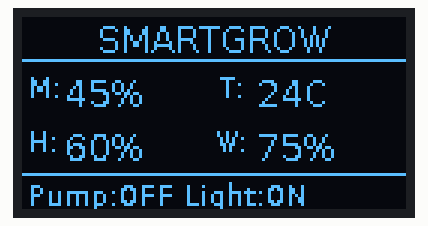
This program was run on a simulated Raspberry Pi (BCM pin numbers). On the bench: 128×64 one-colour display. What the program prints to the terminal is not drawn. At 12.3 s the program stops and its outputs stay as they are.

Above: at 0.2 s.
At 3.2 s:
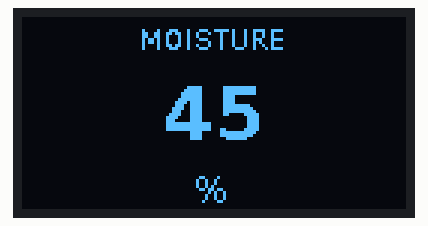
At 6.3 s:
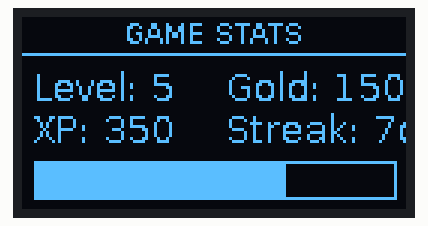
At 9.3 s:
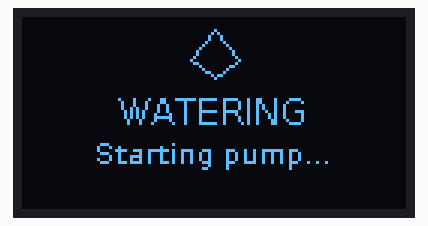

The program:

oled_display.py
```python
"""
SmartGrow - OLED Display Module (SSD1306)
I2C OLED displays for sensor data and status
Infomatrix Ukraine 2026
"""

import time
import board
import busio
from PIL import Image, ImageDraw, ImageFont
import adafruit_ssd1306
from typing import Dict, List, Optional, Tuple


class OLEDDisplay:
    """
    SSD1306 OLED Display controller.

    Supports 128x64 and 128x32 displays via I2C.
    Uses Pillow for rendering graphics and text.
    """

    def __init__(
        self,
        width: int = 128,
        height: int = 64,
        i2c_address: int = 0x3C,
        rotation: int = 0
    ):
        """
        Initialize the OLED display.

        Args:
            width: Display width in pixels
            height: Display height in pixels
            i2c_address: I2C address (0x3C or 0x3D)
            rotation: Rotation in degrees (0, 90, 180, 270)
        """
        self.width = width
        self.height = height
        self.rotation = rotation

        # Initialize I2C
        self.i2c = busio.I2C(board.SCL, board.SDA)

        # Initialize display
        self.display = adafruit_ssd1306.SSD1306_I2C(
            width, height, self.i2c, addr=i2c_address
        )

        # Clear display
        self.display.fill(0)
        self.display.show()

        # Create image buffer
        self.image = Image.new('1', (width, height))
        self.draw = ImageDraw.Draw(self.image)

        # Load fonts
        try:
            self.font_small = ImageFont.truetype('/usr/share/fonts/truetype/dejavu/DejaVuSans.ttf', 9)
            self.font_medium = ImageFont.truetype('/usr/share/fonts/truetype/dejavu/DejaVuSans.ttf', 12)
            self.font_large = ImageFont.truetype('/usr/share/fonts/truetype/dejavu/DejaVuSans-Bold.ttf', 16)
            self.font_xlarge = ImageFont.truetype('/usr/share/fonts/truetype/dejavu/DejaVuSans-Bold.ttf', 24)
        except:
            # Fallback to default font
            self.font_small = ImageFont.load_default()
            self.font_medium = ImageFont.load_default()
            self.font_large = ImageFont.load_default()
            self.font_xlarge = ImageFont.load_default()

    def clear(self):
        """Clear the display buffer."""
        self.draw.rectangle((0, 0, self.width, self.height), fill=0)

    def show(self):
        """Push buffer to display."""
        if self.rotation != 0:
            rotated = self.image.rotate(self.rotation)
            self.display.image(rotated)
        else:
            self.display.image(self.image)
        self.display.show()

    def draw_text(
        self,
        text: str,
        x: int,
        y: int,
        font_size: str = 'medium',
        fill: int = 1
    ):
        """
        Draw text on display.

        Args:
            text: Text to draw
            x: X position
            y: Y position
            font_size: 'small', 'medium', 'large', 'xlarge'
            fill: 1 for white, 0 for black
        """
        fonts = {
            'small': self.font_small,
            'medium': self.font_medium,
            'large': self.font_large,
            'xlarge': self.font_xlarge
        }
        font = fonts.get(font_size, self.font_medium)
        self.draw.text((x, y), text, font=font, fill=fill)

    def draw_centered_text(
        self,
        text: str,
        y: int,
        font_size: str = 'medium',
        fill: int = 1
    ):
        """Draw horizontally centered text."""
        fonts = {
            'small': self.font_small,
            'medium': self.font_medium,
            'large': self.font_large,
            'xlarge': self.font_xlarge
        }
        font = fonts.get(font_size, self.font_medium)
        bbox = self.draw.textbbox((0, 0), text, font=font)
        text_width = bbox[2] - bbox[0]
        x = (self.width - text_width) // 2
        self.draw.text((x, y), text, font=font, fill=fill)

    def draw_progress_bar(
        self,
        x: int,
        y: int,
        width: int,
        height: int,
        percentage: float,
        show_text: bool = True
    ):
        """
        Draw a progress bar.

        Args:
            x, y: Position
            width, height: Size
            percentage: Fill percentage (0-100)
            show_text: Show percentage text
        """
        # Border
        self.draw.rectangle(
            (x, y, x + width, y + height),
            outline=1, fill=0
        )

        # Fill
        fill_width = int((width - 2) * (percentage / 100))
        if fill_width > 0:
            self.draw.rectangle(
                (x + 1, y + 1, x + 1 + fill_width, y + height - 1),
                fill=1
            )

        # Text
        if show_text:
            text = f"{int(percentage)}%"
            bbox = self.draw.textbbox((0, 0), text, font=self.font_small)
            text_width = bbox[2] - bbox[0]
            text_x = x + (width - text_width) // 2
            text_y = y + (height - 9) // 2
            self.draw.text((text_x, text_y), text, font=self.font_small, fill=1)

    def draw_icon(self, icon_type: str, x: int, y: int, size: int = 16):
        """
        Draw a simple icon.

        Args:
            icon_type: 'water', 'sun', 'temp', 'humidity', 'plant'
            x, y: Position
            size: Icon size
        """
        if icon_type == 'water':
            # Water drop
            self.draw.polygon([
                (x + size//2, y),
                (x + size, y + size*2//3),
                (x + size//2, y + size),
                (x, y + size*2//3)
            ], outline=1, fill=0)

        elif icon_type == 'sun':
            # Sun circle with rays
            r = size // 3
            cx, cy = x + size//2, y + size//2
            self.draw.ellipse((cx-r, cy-r, cx+r, cy+r), outline=1, fill=0)
            # Rays
            for angle in range(0, 360, 45):
                import math
                rad = math.radians(angle)
                x1 = cx + int(r * 1.5 * math.cos(rad))
                y1 = cy + int(r * 1.5 * math.sin(rad))
                x2 = cx + int(r * 2 * math.cos(rad))
                y2 = cy + int(r * 2 * math.sin(rad))
                self.draw.line((x1, y1, x2, y2), fill=1)

        elif icon_type == 'temp':
            # Thermometer
            self.draw.rectangle((x + size//3, y, x + size*2//3, y + size*3//4), outline=1)
            self.draw.ellipse((x + size//4, y + size//2, x + size*3//4, y + size), outline=1, fill=1)

        elif icon_type == 'humidity':
            # Cloud
            self.draw.arc((x, y + size//3, x + size//2, y + size), 180, 0, fill=1)
            self.draw.arc((x + size//4, y, x + size*3//4, y + size*2//3), 180, 0, fill=1)
            self.draw.arc((x + size//2, y + size//3, x + size, y + size), 180, 0, fill=1)

        elif icon_type == 'plant':
            # Simple plant
            self.draw.line((x + size//2, y + size, x + size//2, y + size//2), fill=1, width=2)
            self.draw.arc((x, y, x + size//2, y + size//2), 90, 270, fill=1)
            self.draw.arc((x + size//2, y, x + size, y + size//2), 270, 90, fill=1)

    def draw_sensor_card(
        self,
        label: str,
        value: str,
        unit: str,
        icon: str,
        y_offset: int = 0
    ):
        """
        Draw a sensor data card.

        Args:
            label: Sensor label
            value: Sensor value
            unit: Unit of measurement
            icon: Icon type
            y_offset: Vertical offset
        """
        # Icon
        self.draw_icon(icon, 2, y_offset + 2, 12)

        # Label
        self.draw_text(label, 18, y_offset, 'small')

        # Value
        self.draw_text(f"{value}{unit}", 18, y_offset + 12, 'large')

    def show_sensor_dashboard(self, sensors: Dict):
        """
        Display sensor dashboard.

        Args:
            sensors: Dict with moisture, temperature, humidity, water_level
        """
        self.clear()

        # Header
        self.draw_centered_text("SMARTGROW", 0, 'medium')
        self.draw.line((0, 14, self.width, 14), fill=1)

        # Sensor values (2x2 grid)
        # Moisture
        self.draw_text("M:", 2, 18, 'small')
        self.draw_text(f"{sensors.get('moisture', '--')}%", 14, 18, 'medium')

        # Temperature
        self.draw_text("T:", 66, 18, 'small')
        self.draw_text(f"{sensors.get('temperature', '--')}C", 78, 18, 'medium')

        # Humidity
        self.draw_text("H:", 2, 36, 'small')
        self.draw_text(f"{sensors.get('humidity', '--')}%", 14, 36, 'medium')

        # Water tank
        self.draw_text("W:", 66, 36, 'small')
        self.draw_text(f"{sensors.get('water_level', '--')}%", 78, 36, 'medium')

        # Status bar
        self.draw.line((0, 52, self.width, 52), fill=1)

        pump_status = "ON" if sensors.get('pump_active') else "OFF"
        light_status = "ON" if sensors.get('light_active') else "OFF"
        self.draw_text(f"Pump:{pump_status} Light:{light_status}", 2, 54, 'small')

        self.show()

    def show_large_value(self, label: str, value: str, unit: str):
        """
        Display a single large value (for dedicated sensor display).

        Args:
            label: Label text
            value: Value to display
            unit: Unit
        """
        self.clear()

        # Label at top
        self.draw_centered_text(label, 2, 'small')

        # Large value in center
        self.draw_centered_text(value, 18, 'xlarge')

        # Unit at bottom
        self.draw_centered_text(unit, 50, 'medium')

        self.show()

    def show_status_message(self, title: str, message: str, icon: Optional[str] = None):
        """
        Show a status message.

        Args:
            title: Title text
            message: Message text
            icon: Optional icon
        """
        self.clear()

        if icon:
            self.draw_icon(icon, self.width//2 - 8, 4, 16)
            self.draw_centered_text(title, 24, 'medium')
            self.draw_centered_text(message, 40, 'small')
        else:
            self.draw_centered_text(title, 10, 'large')
            self.draw_centered_text(message, 35, 'small')

        self.show()

    def show_game_stats(self, level: int, xp: int, gold: int, streak: int):
        """
        Show game statistics.

        Args:
            level: Player level
            xp: Current XP
            gold: Gold amount
            streak: Current streak
        """
        self.clear()

        # Header
        self.draw_centered_text("GAME STATS", 0, 'small')
        self.draw.line((0, 12, self.width, 12), fill=1)

        # Stats
        self.draw_text(f"Level: {level}", 4, 16, 'medium')
        self.draw_text(f"XP: {xp}", 4, 30, 'medium')
        self.draw_text(f"Gold: {gold}", 68, 16, 'medium')
        self.draw_text(f"Streak: {streak}d", 68, 30, 'medium')

        # XP Progress bar
        xp_for_level = level * 100
        xp_progress = (xp % xp_for_level) / xp_for_level * 100
        self.draw_progress_bar(4, 48, 120, 12, xp_progress)

        self.show()

    def power_off(self):
        """Turn off display."""
        self.display.fill(0)
        self.display.show()


# Standalone testing
if __name__ == "__main__":
    print("SmartGrow - OLED Display Test")
    print("=" * 35)

    try:
        display = OLEDDisplay(width=128, height=64, i2c_address=0x3C)

        print("Display initialized!")

        # Test sensor dashboard
        print("Showing sensor dashboard...")
        display.show_sensor_dashboard({
            'moisture': 45,
            'temperature': 24,
            'humidity': 60,
            'water_level': 75,
            'pump_active': False,
            'light_active': True
        })
        time.sleep(3)

        # Test large value
        print("Showing large value...")
        display.show_large_value("MOISTURE", "45", "%")
        time.sleep(3)

        # Test game stats
        print("Showing game stats...")
        display.show_game_stats(level=5, xp=350, gold=150, streak=7)
        time.sleep(3)

        # Test status message
        print("Showing status message...")
        display.show_status_message("WATERING", "Starting pump...", "water")
        time.sleep(3)

        print("Test complete!")
        display.power_off()

    except Exception as e:
        print(f"Error: {e}")
        print("Make sure SSD1306 is connected via I2C")
```

Measured:
- what the display in image 0 shows lasts 3.1 s, from 0.1 s to 3.2 s
- what the display in image 3 shows lasts 3.0 s, from 9.3 s to 12.3 s
